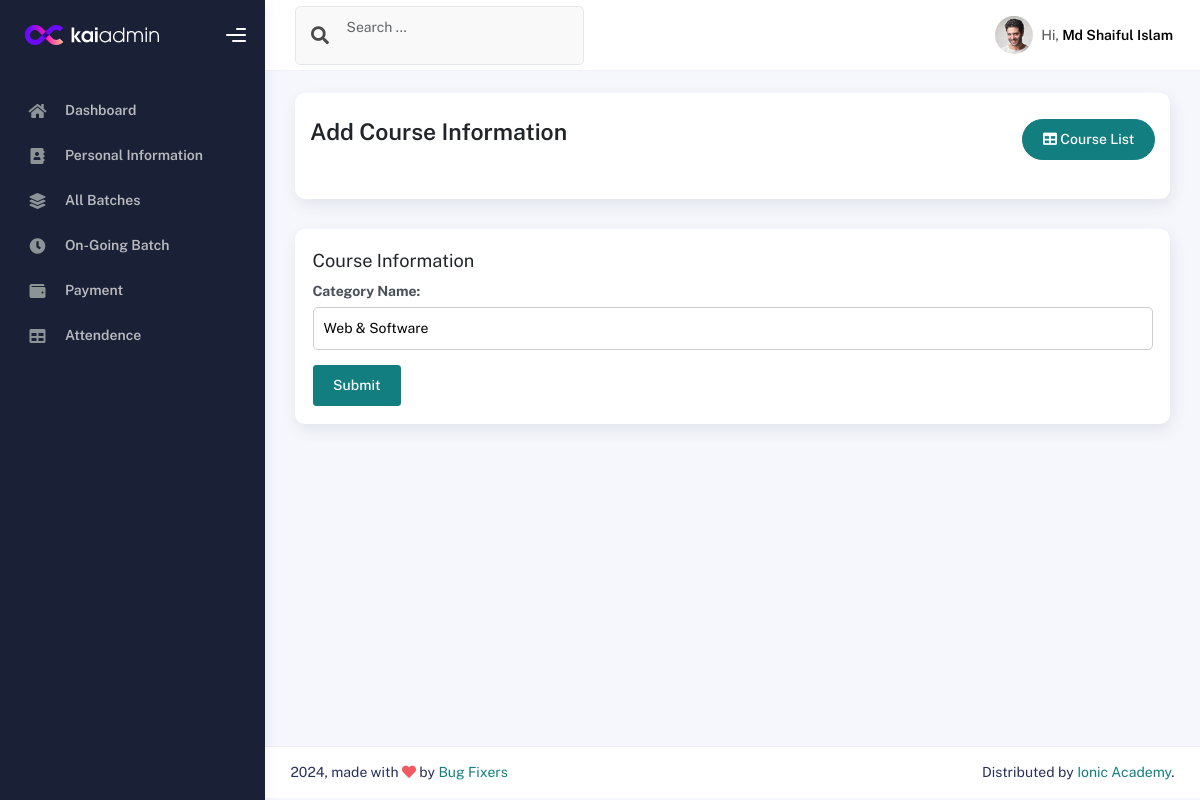
Page /editcategory/1 (signed in) on the committed database.
### IMSapp/models.py (models this page shows, shortened)
class IMSUserModel(AbstractUser):
    USERTYPE=[
        ('Authority','Authority'),
        ('Student','Student'),
        ('Teacher','Teacher'),
        ('Staff','Staff'),
    ]
    UserType=models.CharField(choices=USERTYPE,max_length=100, null=True)

class StudentModel(models.Model):
    Imsuser=models.OneToOneField(IMSUserModel,on_delete=models.CASCADE,related_name='studentinfo',null=True)
    StudentID=models.CharField(max_length=100,null=True)
    StudentName=models.CharField(max_length=100,null=True)
    StudentPhoto=models.ImageField(upload_to='studentPhoto',null=True)
    AdmissionDate=models.DateField(auto_now_add=True,null=True)
    EducationalQualification=models.CharField(max_length=100,null=True)
    LinkedInLink =models.CharField(max_length=150,null=True)
    GithubLink =models.CharField(max_length=150,null=True)
    FacebookLink =models.CharField(max_length=150,null=True)

class CourseCategoryModel(models.Model):
    CategoryName = models.CharField(max_length=100,null=True)

### IMSapp/courseviews.py (the view)
# urls.py: path('editcategory/<str:myid>',editcategory,name="editcategory"),
@login_required
def editcategory(request,myid):
    categorydata = get_object_or_404(CourseCategoryModel, id=myid)
    if request.method == 'POST':
        categoryform = CourseCategoryForm(request.POST, instance=categorydata)
        if categoryform.is_valid():
            categoryform.save()
            return redirect('categorylist')
    else:
        categoryform = CourseCategoryForm(instance=categorydata)
    return render(request,'courses/editcategory.html',{'categoryform':categoryform})

### IMSapp/forms.py
class CourseCategoryForm(forms.ModelForm):
    class Meta:
        model = CourseCategoryModel
        fields = "__all__"
        labels = {
            "CategoryName":"Category Name"
        }

### IMSapp/templates/courses/editcategory.html (shortened to what this page needs)
{% extends "profilemaster/master.html" %}
{% block content %}
<div class="col-sm-12 col-md-12">
    <div class="card card-stats card-round">
        <div class="card-body">
            <div class="d-flex align-items-left align-items-md-center flex-column flex-md-row pt-2 pb-4">
                <div>
                    <h3 class="fw-bold mb-3">Add Course Information</h3>
                </div>
                <div class="ms-md-auto py-2 py-md-0">
                    <a href="{% url 'courselist' %}" class="btn btn-primary btn-round"><i class="fas fa-table"></i> Course List</a>
                </div>
            </div>
        </div>
    </div>
</div>
<div class="row">
    <div class="col-sm-12">
        <div class="card">
            <div class="card-body">
                <form action="" method="POST" enctype="multipart/form-data">
                    <div class="row">
                        <div class="col-12">
                            <h5 class="form-title"><span>Course Information</span></h5>
                        </div>
                        {{categoryform}}
                        <div class="col-12">
                            <button type="submit" class="btn btn-primary">Submit</button>
                        </div>
                    </div>
                </form>
            </div>
        </div>
    </div>
</div>
{% endblock content %}

### IMSapp/templates/profilemaster/header.html (shortened to what this page needs)
{% load static %}
<div class="main-header">
    <nav class="navbar navbar-header navbar-header-transparent navbar-expand-lg border-bottom">
      <div class="container-fluid">
        <nav class="navbar navbar-header-left navbar-expand-lg navbar-form nav-search p-0 d-none d-lg-flex">
          <div class="input-group">
            <div class="input-group-prepend">
              <button type="submit" class="btn btn-search pe-1">
                <i class="fa fa-search search-icon"></i>
              </button>
            </div>
            <input type="text" placeholder="Search ..." class="form-control" />
          </div>
        </nav>
        <ul class="navbar-nav topbar-nav ms-md-auto align-items-center">
          <li class="nav-item topbar-user dropdown hidden-caret">
            <a class="dropdown-toggle profile-pic" data-bs-toggle="dropdown" href="#" aria-expanded="false">
              <div class="avatar-sm">
                <img src="{% static 'profileassets/img/profile.jpg' %}" alt="..." class="avatar-img rounded-circle" />
              </div>
              <span class="profile-username">
                <span class="op-7">Hi,</span>
                <span class="fw-bold">{{user.studentinfo.StudentName}}</span>
              </span>
            </a>
          </li>
        </ul>
      </div>
    </nav>
  </div>

### IMSapp/templates/courses/editcategory.html (style rules this page uses)
label { margin-bottom: 5px; color: #666; text-align: left; font-weight: bold; }
input,select,textarea { margin-bottom: 15px; padding: 10px; border: 1px solid #ccc; border-radius: 5px; width: 100%; }

### rows in the picture
IMSUserModel: studentinfo.StudentName "Md Shaiful Islam"
CourseCategoryModel: CategoryName "Web & Software"
